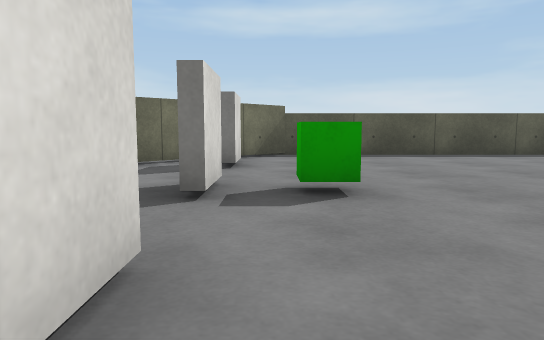
[1] (above)

12 first-person views from a walk through a scene from a Unity 3-D project. The camera is 0.55 m above the floor, tilts 6° down and sees 70° across. The floor is counted in squares, 1 m on a side. Each view is taken from the middle of a square. On the plan, view 1 faces up. The plan holds only what a view shows up to about 10 squares ahead; the rest is blank. The player is left out. Surface patterns are stand-ins for the level's own textures.

[2]
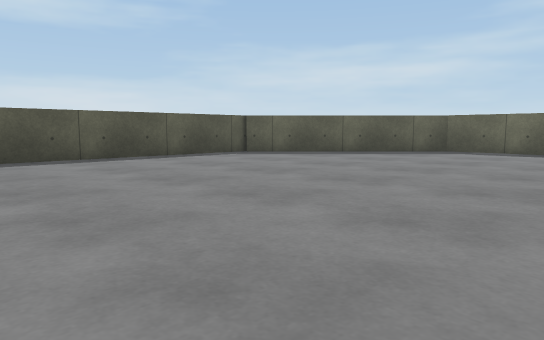

[3]
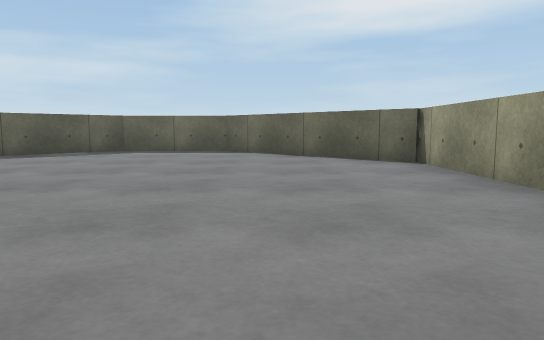

[4]
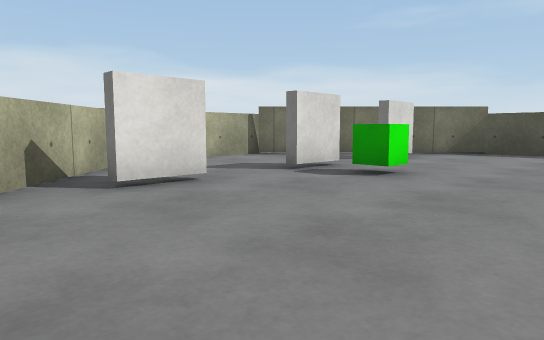

[5]
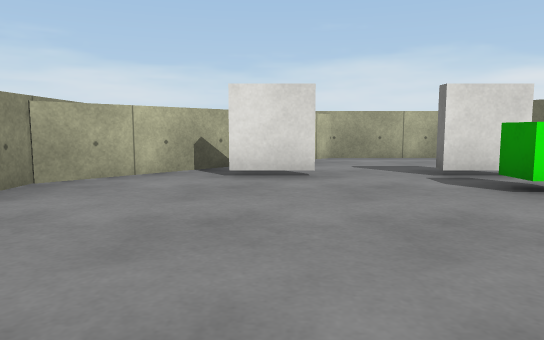

[6]
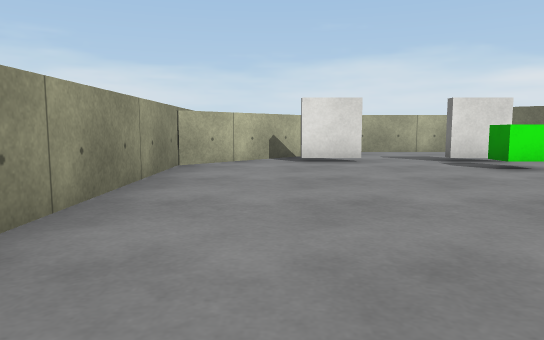

[7]
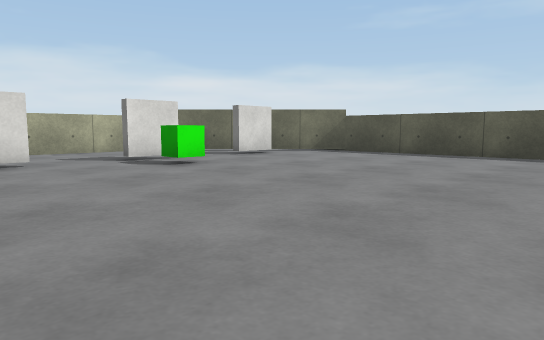

[8]
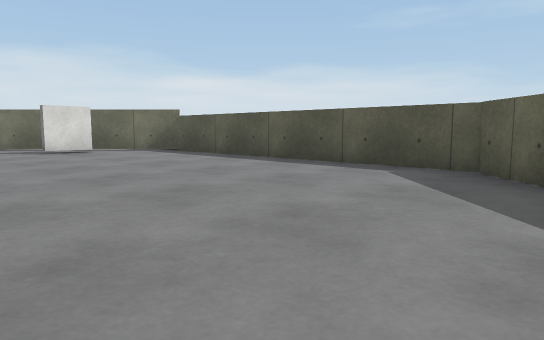

[9]
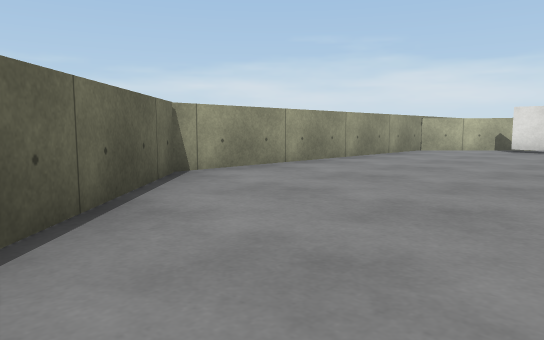

[10]
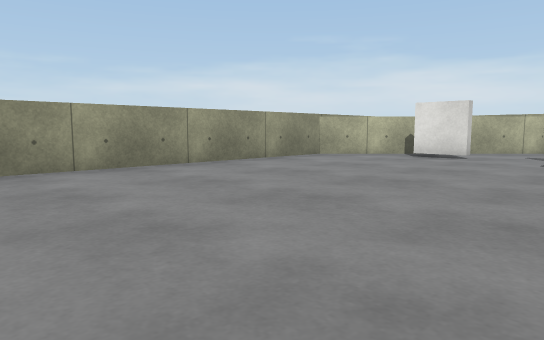

[11]
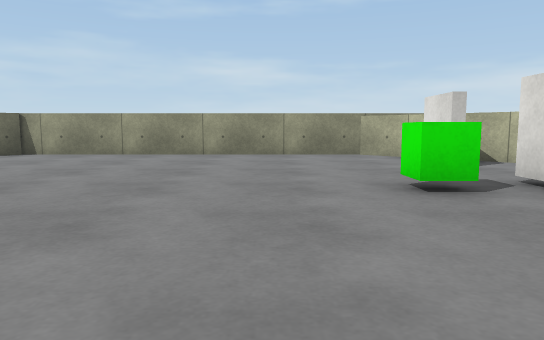

[12]
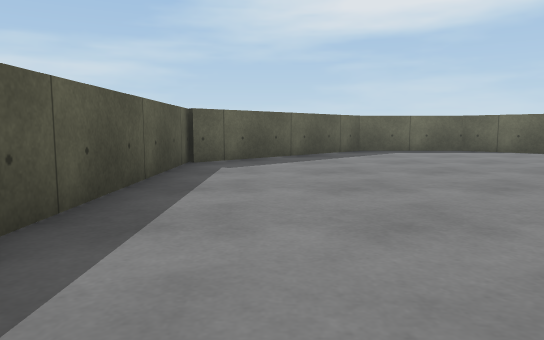

### Floor plan
Points are (right, up) in squares from view 1. A wall is a line through its corners. A room is listed if a view was taken in it or the views show most of it. See-through windows are left out.
Room 1 (views 1, 2, 3, 4, 5, 6, 7, 8, 9, 10, 11, 12)
walls: (-0.5, 4) (-0.5, 3); (-0.5, 1.6) (-0.5, 0.5); (-0.5, 6.6) (-0.5, 5.5); (7.8, 8.4) (0.3, 8.4) (-3.3, 4.8); (-0.2, -1.4) (7.3, -1.4) (10.9, 2.2) (10.9, 4.8) (7.4, 8.3); (-3.4, 5.1) (-3.4, 1.8); (-3.5, 2.2) (0.1, -1.4)
objects: green cube (0, 3)

Positions as (right, up) in squares from view 1, and headings:
1: (0, 0), facing up
2: (1, 1), facing up-right
3: (1, 1), facing right
4: (3, -1), facing up-left
5: (4, 1), facing left
6: (6, 0), facing left
7: (6, 0), facing up-left
8: (9, 3), facing up-left
9: (10, 3), facing down-left
10: (7, 4), facing down-left
11: (2, 7), facing down
12: (1, 7), facing right
